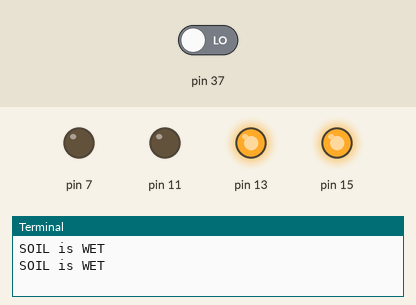
A program run on a simulated Raspberry Pi (header pin numbers). On the bench: output pins drawn as LEDs (lit = HIGH), the last lines printed to the terminal. Inputs (shaded band) come from the test bench; at power-on: pin 37 LOW.

Above: at 1.2 s.
1.3 s: pin 37 driven HIGH
At 3.2 s:
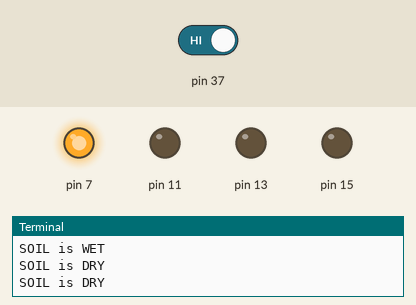
3.5 s: pin 37 driven LOW
At 4.8 s:
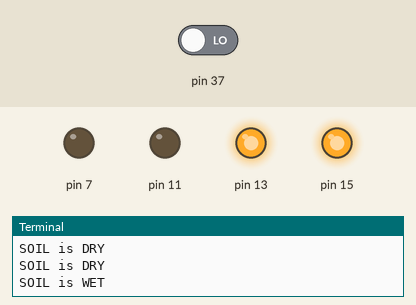
Timing chart, 0 to 6.5 s (numbered marks = the images above; inputs shaded):
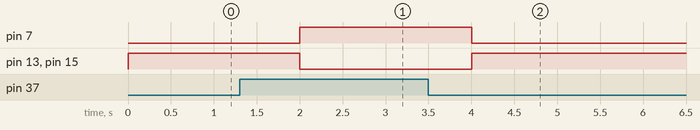

Measured:
- after the input at 1.3 s, pin 7: LOW → HIGH after 0.70 s; pin 13, pin 15: HIGH → LOW after 0.70 s
- after the input at 3.5 s, pin 7: HIGH → LOW after 0.50 s; pin 13, pin 15: LOW → HIGH after 0.50 s

The program:

project.py
```python
import RPi.GPIO as GPIO
import Adafruit_DHT as dht
import time
import os
import urllib

GPIO.setwarnings(False)
GPIO.setmode(GPIO.BOARD)
GPIO.setup(11, GPIO.OUT)
GPIO.setup(37, GPIO.IN)
GPIO.setup(15, GPIO.OUT)
GPIO.setup(13, GPIO.OUT)
GPIO.setup(7, GPIO.OUT)

while True:
	#h, t = dht.read_retry(dht.DHT22,3)
	#os.system('date')
	#print(h)
	#print(t)
#	print('hum:{1:.1f}% temp={0:.1f}*C'.format(h, t))
	#url="http://10.42.0.210/Tea_Pi/Tampildata_c/create/30/20/WAT"
	#url="http://10.42.0.210/Tea_Pi/.php?h="+str(h)+"&t="+str(t)
	#response = urllib.urlopen(url).read()
	#print(response)


        if GPIO.input(37) == 1:
                print("SOIL is DRY")
                GPIO.output(15, 0)
                GPIO.output(13, 0)
		GPIO.output(7, 1)
        else:
                print("SOIL is WET")
                GPIO.output(15, 1)
                GPIO.output(13, 1)
		GPIO.output(7, 0)
        time.sleep(1)


	#if ((GPIO.input(37)) == 1 or (t > 30)):
	#	print("SOIL is DRY")
	#	GPIO.output(15, 0)
	#	GPIO.output(13, 0)
	#else:
	#	print("SOIL is WET")
	#	GPIO.output(15, 1)
	#	GPIO.output(13, 1)
	#time.sleep(1)
```
